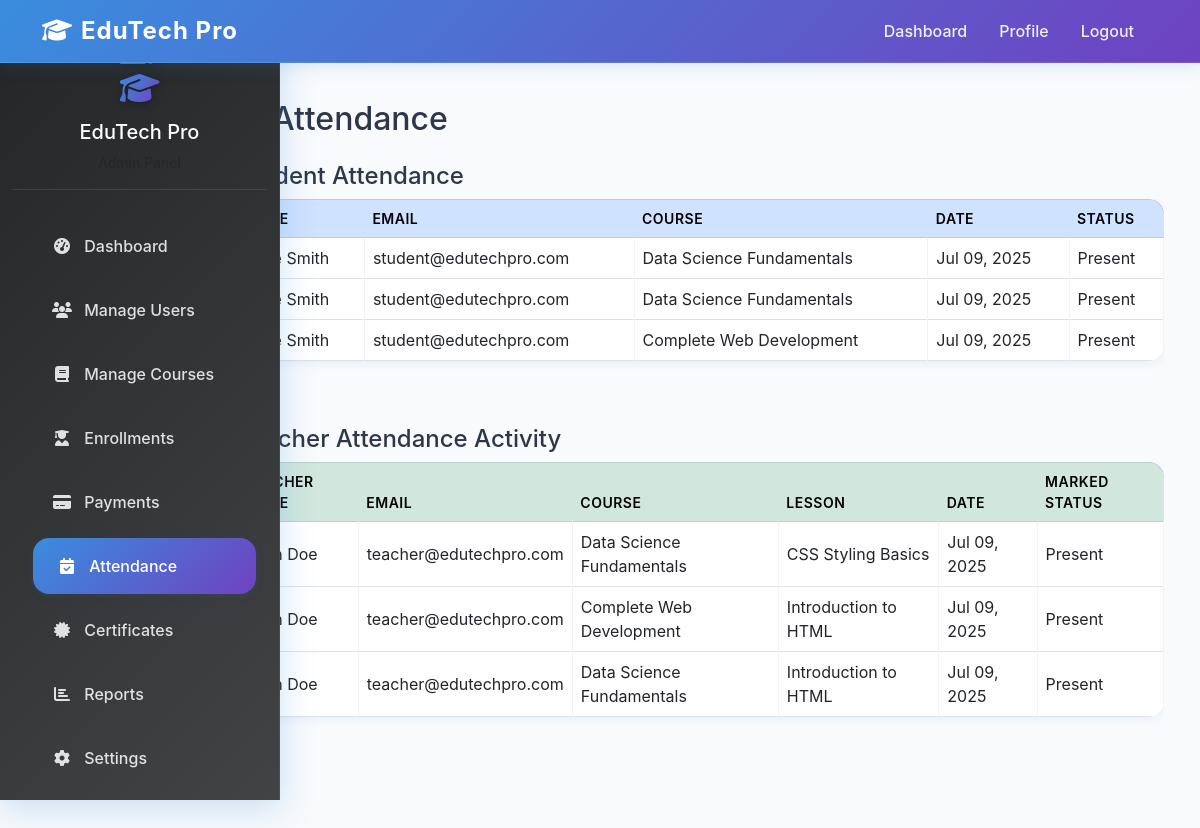
/admin/attendance.php (signed in), run on the app's committed database.
### tables this page shows
CREATE TABLE IF NOT EXISTS `attendance` (
    `id` INT AUTO_INCREMENT PRIMARY KEY,
    `student_id` INT NOT NULL,
    `course_id` INT NOT NULL,
    `lesson_id` INT,
    `status` ENUM('present', 'absent', 'late') DEFAULT 'present',
    `marked_by` INT,
    `marked_at` TIMESTAMP DEFAULT CURRENT_TIMESTAMP,
    `notes` TEXT,
    FOREIGN KEY (`student_id`) REFERENCES `users`(`id`) ON DELETE CASCADE,
    FOREIGN KEY (`course_id`) REFERENCES `courses`(`id`) ON DELETE CASCADE,
    FOREIGN KEY (`lesson_id`) REFERENCES `lessons`(`id`) ON DELETE CASCADE,
    FOREIGN KEY (`marked_by`) REFERENCES `users`(`id`) ON DELETE SET NULL
);

CREATE TABLE IF NOT EXISTS `users` (
    `id` INT AUTO_INCREMENT PRIMARY KEY,
    `google_id` VARCHAR(255) UNIQUE,
    `username` VARCHAR(50) UNIQUE,
    `email` VARCHAR(100) UNIQUE NOT NULL,
    `password` VARCHAR(255),
    `full_name` VARCHAR(100) NOT NULL,
    `role` ENUM('admin', 'teacher', 'student') NOT NULL,
    `profile_image` VARCHAR(255),
    `phone` VARCHAR(20),
    `address` TEXT,
    `status` ENUM('active', 'inactive', 'pending') DEFAULT 'active',
    `created_at` TIMESTAMP DEFAULT CURRENT_TIMESTAMP,
    `updated_at` TIMESTAMP DEFAULT CURRENT_TIMESTAMP ON UPDATE CURRENT_TIMESTAMP
);

CREATE TABLE IF NOT EXISTS `courses` (
    `id` INT AUTO_INCREMENT PRIMARY KEY,
    `title` VARCHAR(200) NOT NULL,
    `description` TEXT,
    `instructor_id` INT,
    `category` VARCHAR(100),
    `level` ENUM('beginner', 'intermediate', 'advanced') DEFAULT 'beginner',
    `price` DECIMAL(10,2) DEFAULT 0.00,
    `is_premium` BOOLEAN DEFAULT FALSE,
    `thumbnail` VARCHAR(255),
    `duration` INT DEFAULT 0,
    `total_lessons` INT DEFAULT 0,
    `total_students` INT DEFAULT 0,
    `rating` DECIMAL(3,2) DEFAULT 0.00,
    `status` ENUM('draft', 'published', 'archived') DEFAULT 'draft',
    `created_at` TIMESTAMP DEFAULT CURRENT_TIMESTAMP,
    `updated_at` TIMESTAMP DEFAULT CURRENT_TIMESTAMP ON UPDATE CURRENT_TIMESTAMP,
    FOREIGN KEY (`instructor_id`) REFERENCES `users`(`id`) ON DELETE SET NULL
);

CREATE TABLE IF NOT EXISTS `lessons` (
    `id` INT AUTO_INCREMENT PRIMARY KEY,
    `course_id` INT NOT NULL,
    `title` VARCHAR(200) NOT NULL,
    `description` TEXT,
    `video_url` VARCHAR(255),
    `reading_material` TEXT,
    `duration` INT DEFAULT 0,
    `order_number` INT DEFAULT 0,
    `is_free` BOOLEAN DEFAULT FALSE,
    `status` ENUM('draft', 'published') DEFAULT 'draft',
    `created_at` TIMESTAMP DEFAULT CURRENT_TIMESTAMP,
    FOREIGN KEY (`course_id`) REFERENCES `courses`(`id`) ON DELETE CASCADE
);

### admin/attendance.php (the view, shortened to what this page needs)
<?php
require_once '../config/database.php';
$studentStmt = $pdo->prepare('
    SELECT a.*, u.full_name AS student_name, u.email AS student_email, c.title AS course_title
    FROM attendance a
    JOIN users u ON a.student_id = u.id
    LEFT JOIN courses c ON a.course_id = c.id
    WHERE a.student_id IS NOT NULL
    ORDER BY a.marked_at DESC
');
$studentStmt->execute();
$studentAttendance = $studentStmt->fetchAll();
$teacherActivityStmt = $pdo->prepare('
    SELECT a.marked_at, a.status, u.full_name AS teacher_name, u.email AS teacher_email, c.title AS course_title, l.title AS lesson_title
    FROM attendance a
    JOIN users u ON a.marked_by = u.id AND u.role = "teacher"
    LEFT JOIN courses c ON a.course_id = c.id
    LEFT JOIN lessons l ON a.lesson_id = l.id
    ORDER BY a.marked_at DESC
');
$teacherActivityStmt->execute();
$teacherAttendance = $teacherActivityStmt->fetchAll();
?>
<!DOCTYPE html>
<html lang="en">
<head>
    <link href="https://cdn.jsdelivr.net/npm/bootstrap@5.3.0/dist/css/bootstrap.min.css" rel="stylesheet">
    <link href="https://cdnjs.cloudflare.com/ajax/libs/font-awesome/6.4.0/css/all.min.css" rel="stylesheet">
    <link href="../assets/css/admin-dashboard.css" rel="stylesheet">
</head>
<body>
    <nav class="navbar navbar-expand-lg navbar-dark bg-primary fixed-top">
        <div class="container">
            <a class="navbar-brand fw-bold" href="dashboard.php">
                <i class="fas fa-graduation-cap me-2"></i>EduTech Pro
            </a>
            <div class="collapse navbar-collapse" id="navbarNav">
                <ul class="navbar-nav ms-auto">
                    <li class="nav-item"><a class="nav-link" href="dashboard.php">Dashboard</a></li>
                    <li class="nav-item"><a class="nav-link" href="profile.php">Profile</a></li>
                    <li class="nav-item"><a class="nav-link" href="logout.php">Logout</a></li>
                </ul>
            </div>
        </div>
    </nav>
    <div class="container-fluid" style="margin-top: 76px;">
        <div class="row">
            <nav class="col-md-3 col-lg-2 d-md-block sidebar collapse">
                <div class="position-sticky">
                    <div class="text-center mb-4 d-flex flex-column align-items-center">
                        <i class="fas fa-user-shield fa-2x text-warning mb-2"></i>
                        <i class="fas fa-graduation-cap fa-2x text-warning mb-2"></i>
                        <h5 class="text-white mt-2">EduTech Pro</h5>
                        <small class="text-muted">Admin Panel</small>
                    </div>
                    <ul class="nav flex-column">
                        <li class="nav-item">
                            <a class="nav-link" href="dashboard.php">
                                <i class="fas fa-tachometer-alt me-2"></i>
                                Dashboard
                            </a>
                        </li>
                        <li class="nav-item">
                            <a class="nav-link" href="users.php">
                                <i class="fas fa-users me-2"></i>
                                Manage Users
                            </a>
                        </li>
                        <li class="nav-item">
                            <a class="nav-link" href="courses.php">
                                <i class="fas fa-book me-2"></i>
                                Manage Courses
                            </a>
                        </li>
                        <li class="nav-item">
                            <a class="nav-link" href="enrollments.php">
                                <i class="fas fa-user-graduate me-2"></i>
                                Enrollments
                            </a>
                        </li>
                        <li class="nav-item">
                            <a class="nav-link" href="payments.php">
                                <i class="fas fa-credit-card me-2"></i>
                                Payments
                            </a>
                        </li>
                        <li class="nav-item">
                            <a class="nav-link active" href="attendance.php">
                                <i class="fas fa-calendar-check me-2"></i>
                                Attendance
                            </a>
                        </li>
                        <li class="nav-item">
                            <a class="nav-link" href="certificates.php">
                                <i class="fas fa-certificate me-2"></i>
                                Certificates
                            </a>
                        </li>
                        <li class="nav-item">
                            <a class="nav-link" href="reports.php">
                                <i class="fas fa-chart-bar me-2"></i>
                                Reports
                            </a>
                        </li>
                        <li class="nav-item">
                            <a class="nav-link" href="settings.php">
                                <i class="fas fa-cog me-2"></i>
                                Settings
                            </a>
                        </li>
                        <li class="nav-item">
                            <a class="nav-link" href="profile.php">
                            </a>
                        </li>
                    </ul>
                </div>
            </nav>
            <main class="col-md-9 ms-sm-auto col-lg-10 px-md-4 dashboard-main-content">
                <div class="container mt-4">
                    <h2 class="mb-4"><i class="fas fa-calendar-check me-2"></i>Attendance</h2>
                    <h4>Student Attendance</h4>
                    <div class="table-responsive mb-5">
                        <table class="table table-hover table-bordered">
                            <thead class="table-primary">
                                <tr>
                                    <th>Name</th>
                                    <th>Email</th>
                                    <th>Course</th>
                                    <th>Date</th>
                                    <th>Status</th>
                                </tr>
                            </thead>
                            <tbody>
                                <?php foreach ($studentAttendance as $row): ?>
                                <tr>
                                    <td><?php echo htmlspecialchars($row['student_name']); ?></td>
                                    <td><?php echo htmlspecialchars($row['student_email']); ?></td>
                                    <td><?php echo htmlspecialchars($row['course_title'] ?: 'N/A'); ?></td>
                                    <td><?php echo date('M d, Y', strtotime($row['marked_at'])); ?></td>
                                    <td><?php echo htmlspecialchars(ucfirst($row['status'])); ?></td>
                                </tr>
                                <?php endforeach; ?>
                            </tbody>
                        </table>
                    </div>
                    <h4>Teacher Attendance Activity</h4>
                    <div class="table-responsive">
                        <table class="table table-hover table-bordered">
                            <thead class="table-success">
                                <tr>
                                    <th>Teacher Name</th>
                                    <th>Email</th>
                                    <th>Course</th>
                                    <th>Lesson</th>
                                    <th>Date</th>
                                    <th>Marked Status</th>
                                </tr>
                            </thead>
                            <tbody>
                                <?php foreach ($teacherAttendance as $row): ?>
                                <tr>
                                    <td><?php echo htmlspecialchars($row['teacher_name']); ?></td>
                                    <td><?php echo htmlspecialchars($row['teacher_email']); ?></td>
                                    <td><?php echo htmlspecialchars($row['course_title'] ?: 'N/A'); ?></td>
                                    <td><?php echo htmlspecialchars($row['lesson_title'] ?: 'N/A'); ?></td>
                                    <td><?php echo date('M d, Y', strtotime($row['marked_at'])); ?></td>
                                    <td><?php echo htmlspecialchars(ucfirst($row['status'])); ?></td>
                                </tr>
                                <?php endforeach; ?>
                            </tbody>
                        </table>
                    </div>
                </div>
            </main>
        </div>
    </div>
</body>
</html>

### assets/css/admin-dashboard.css (style rules this page uses)
:root { --primary-gradient: linear-gradient(135deg, #3a8dde 0%, #6f42c1 100%); --secondary-gradient: linear-gradient(135deg, #6f42c1 0%, #3a8dde 100%); --dark-gradient: linear-gradient(135deg, #232526 0%, #414345 100%); --shadow-xl: 0 8px 32px 0 rgba(58, 141, 222, 0.25); --shadow-lg: 0 4px 16px 0 rgba(58, 141, 222, 0.15); --shadow-md: 0 2px 8px 0 rgba(58, 141, 222, 0.10); --border-radius: 1rem; --border-radius-lg: 1.5rem; --border-radius-xl: 2rem; --admin-bg: #f8fafc; --admin-sidebar-width: 280px; }
body { font-family: 'Inter', 'Segoe UI', Arial, sans-serif; background: var(--admin-bg); color: #2d3748; min-height: 100vh; }
.navbar { background: var(--primary-gradient) !important; box-shadow: var(--shadow-lg); border-bottom: 1px solid rgba(255,255,255,0.1); }
.navbar-brand { font-weight: 800; font-size: 1.5rem; letter-spacing: 1px; color: #fff !important; }
.navbar-nav .nav-link { color: rgba(255,255,255,0.9) !important; font-weight: 500; margin-right: 1rem; transition: all 0.3s ease; position: relative; }
.navbar-nav .nav-link::after { content: ''; position: absolute; bottom: -2px; left: 0; width: 0; height: 2px; background: #fff; transition: width 0.3s ease; }
.sidebar { background: var(--dark-gradient); backdrop-filter: blur(10px); box-shadow: var(--shadow-xl); border-right: 1px solid rgba(255,255,255,0.1); height: 100vh; position: fixed; top: 0; left: 0; z-index: 1000; width: 100%; max-width: var(--admin-sidebar-width); overflow-y: auto; overflow-x: hidden; scrollbar-width: thin; scrollbar-color: rgba(58, 141, 222, 0.3) transparent; }
.sidebar .text-center { padding: 2rem 1rem 1rem 1rem; border-bottom: 1px solid rgba(255,255,255,0.1); }
.sidebar .text-center i { background: var(--primary-gradient); -webkit-background-clip: text; -webkit-text-fill-color: transparent; background-clip: text; filter: drop-shadow(0 2px 4px rgba(0,0,0,0.3)); }
.sidebar .nav-link { color: rgba(255,255,255,0.85) !important; font-weight: 500; padding: 1rem 1.5rem; margin: 0.25rem 1rem; border-radius: var(--border-radius); transition: all 0.3s ease; position: relative; overflow: hidden; }
.sidebar .nav-link::before { content: ''; position: absolute; top: 0; left: -100%; width: 100%; height: 100%; background: var(--primary-gradient); transition: all 0.3s ease; z-index: -1; }
.sidebar .nav-link:hover::before, .sidebar .nav-link.active::before { left: 0; }
.sidebar .nav-link:hover, .sidebar .nav-link.active { color: #fff !important; transform: translateX(5px); box-shadow: var(--shadow-md); }
.sidebar .nav-link i { width: 20px; text-align: center; margin-right: 0.75rem; }
.dashboard-main-content { margin-left: var(--admin-sidebar-width); padding-top: 0; min-height: 100vh; background: var(--admin-bg); transition: margin-left 0.3s ease; }
.table { border-radius: var(--border-radius); overflow: hidden; box-shadow: var(--shadow-md); }
.table thead { background: var(--primary-gradient); color: #fff; }
.table thead th { border: none; font-weight: 600; text-transform: uppercase; font-size: 0.875rem; letter-spacing: 0.5px; }
.table tbody tr { transition: all 0.2s ease; }
.table tbody td { border-color: rgba(0,0,0,0.05); vertical-align: middle; }

### data on the page
attendance: student.full_name "Jane Smith", student.email "student@edutechpro.com", course.title "Data Science Fundamentals", marked_at "Jul 09, 2025", status "Present", marked_by.full_name "John Doe", marked_by.email "teacher@edutechpro.com", lesson.title "Introduction to HTML"
attendance: student.full_name "Jane Smith", student.email "student@edutechpro.com", course.title "Data Science Fundamentals", marked_at "Jul 09, 2025", status "Present", marked_by.full_name "John Doe", marked_by.email "teacher@edutechpro.com", lesson.title "CSS Styling Basics"
attendance: student.full_name "Jane Smith", student.email "student@edutechpro.com", course.title "Complete Web Development", marked_at "Jul 09, 2025", status "Present", marked_by.full_name "John Doe", marked_by.email "teacher@edutechpro.com", lesson.title "Introduction to HTML"
